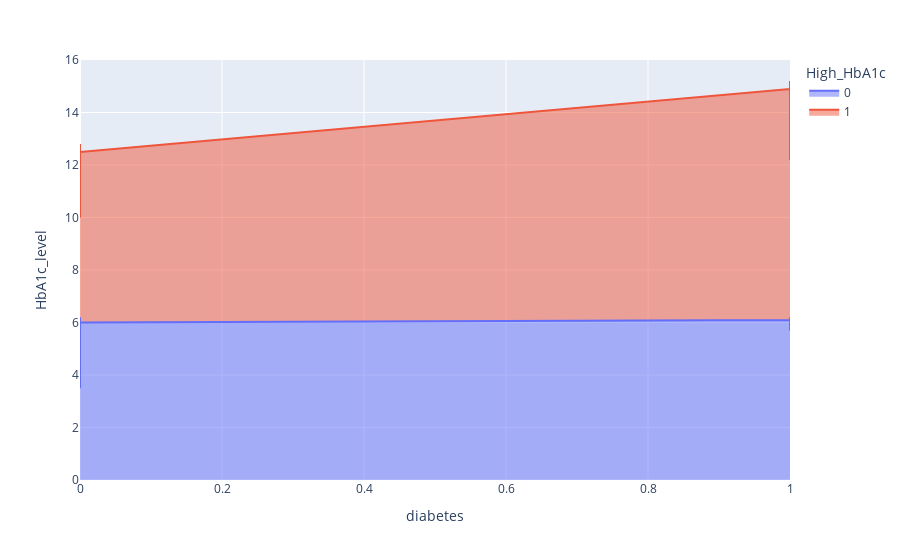

Notebook cell for this chart:
### Code cell
#Plotly - Area plot
fig = px.area(df,x='diabetes', y='HbA1c_level', color='High_HbA1c')
fig.show()

### Figure 1 — Plotly figure (JSON) as saved in the notebook; plotly's stock layout.template omitted (floating-point values rounded to 4 significant figures; data arrays with more than 128 entries replaced by an {"elided": "..."} marker saying what was removed)
{"data": [{"fillpattern": {"shape": ""}, "hovertemplate": "High_HbA1c=0<br>diabetes=%{x}<br>HbA1c_level=%{y}<extra></extra>", "legendgroup": "0", "line": {"color": "#636efa"}, "marker": {"symbol": "circle"}, "mode": "lines", "name": "0", "orientation": "v", "showlegend": true, "stackgroup": "1", "type": "scatter", "x": {"elided": "7808 int values"}, "xaxis": "x", "y": {"elided": "7808 float values"}, "yaxis": "y"}, {"fillpattern": {"shape": ""}, "hovertemplate": "High_HbA1c=1<br>diabetes=%{x}<br>HbA1c_level=%{y}<extra></extra>", "legendgroup": "1", "line": {"color": "#EF553B"}, "marker": {"symbol": "circle"}, "mode": "lines", "name": "1", "orientation": "v", "showlegend": true, "stackgroup": "1", "type": "scatter", "x": {"elided": "2003 int values"}, "xaxis": "x", "y": {"elided": "2003 float values"}, "yaxis": "y"}], "layout": {"legend": {"title": {"text": "High_HbA1c"}, "tracegroupgap": 0}, "margin": {"t": 60}, "xaxis": {"anchor": "y", "domain": [0, 1], "title": {"text": "diabetes"}}, "yaxis": {"anchor": "x", "domain": [0, 1], "title": {"text": "HbA1c_level"}}}}
